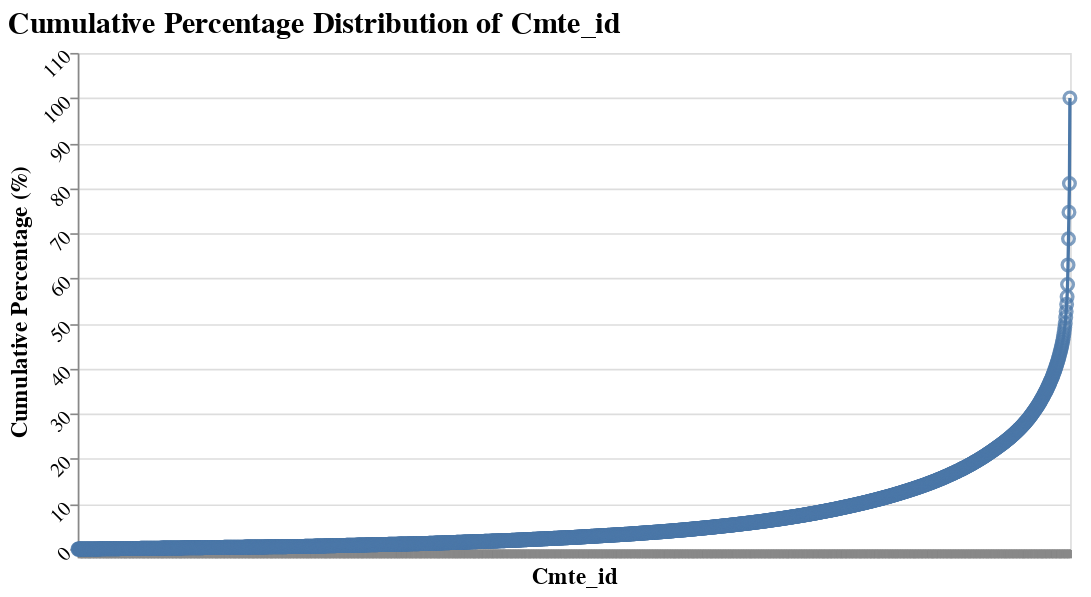

Notebook code cell kept with this figure:
### Code cell
def cumulative_percentage_lineplot(df, column):
    
    value_counts = df[column].value_counts(ascending=True)
    total = value_counts.sum()
    individual_percentage = (value_counts / total) * 100
    cumulative_percentage = (value_counts / total).cumsum() * 100
    
    cumulative_df = pd.DataFrame({
        column: value_counts.index,
        'individual_percentage': individual_percentage.values,
        'cumulative_percentage': cumulative_percentage.values
        
    }).reset_index(drop=True)
    
    line = alt.Chart(cumulative_df).mark_line().encode(
        x=alt.X(f'{column}:O', title=column.capitalize(), sort='y', axis=alt.Axis(labels=False)),
        y=alt.Y('cumulative_percentage:Q', title='Cumulative Percentage (%)'),
        tooltip=[alt.Tooltip(f"{column}:O", title=column.capitalize()), 
                 alt.Tooltip("individual_percentage:Q", title="Individual Percentage (%)", format=".2f"),
                 alt.Tooltip("cumulative_percentage:Q", title="Cumulative Percentage (%)", format='.2f')]
    )
    
    points = alt.Chart(cumulative_df).mark_point(size=50).encode(
    x=alt.X(f'{column}:O', sort='y'),
    y=alt.Y('cumulative_percentage:Q'),
    tooltip=[alt.Tooltip(f"{column}:O", title=column.capitalize()),
            alt.Tooltip("individual_percentage:Q", title="Individual Percentage (%)", format=".2f"), 
            alt.Tooltip("cumulative_percentage:Q", title="Cumulative Percentage (%)", format='.2f'),
            ]
    )
    
    chart = (line + points).properties(
        title=f'Cumulative Percentage Distribution of {column.capitalize()}',
        width=600,
        height=300
    ).configure(
    background="rgba(0, 0, 0, 0)"
    ).configure_view(
        fill='white'
    ).configure_axis(
        grid=False,
    ).configure_axis(
        labelAngle=-45
    )
    
    return chart

vis2 = cumulative_percentage_lineplot(df, 'cmte_id')
vis2.display()

### Figure 1 — Vega specification as saved in the notebook (floating-point values rounded to 4 significant figures; data arrays with more than 128 entries replaced by an {"elided": "..."} marker saying what was removed)
{"$schema": "https://vega.github.io/schema/vega/v5.json", "data": [{"name": "source_0", "values": {"elided": "2127 records"}}, {"name": "data_0", "values": {"elided": "2127 records"}}, {"name": "source_0_x_domain_cmte_id", "values": {"elided": "2127 records"}}], "marks": [{"type": "line", "name": "layer_0_marks", "from": {"data": "source_0"}, "sort": {"field": "x"}, "encode": {"update": {"x": {"field": "cmte_id", "scale": "x"}, "y": {"field": "cumulative_percentage", "scale": "y"}, "stroke": {"value": "#4c78a8"}, "defined": {"signal": "isValid(datum[\"cumulative_percentage\"]) && isFinite(+datum[\"cumulative_percentage\"])"}, "tooltip": {"signal": "{\"Cmte_id\": isValid(datum[\"cmte_id\"]) ? datum[\"cmte_id\"] : \"\"+datum[\"cmte_id\"], \"Individual Percentage (%)\": format(datum[\"individual_percentage\"], \".2f\"), \"Cumulative Percentage (%)\": format(datum[\"cumulative_percentage\"], \".2f\")}"}}}, "style": ["line"]}, {"type": "symbol", "name": "layer_1_marks", "from": {"data": "data_0"}, "encode": {"update": {"y": {"field": "cumulative_percentage", "scale": "y"}, "stroke": {"value": "#4c78a8"}, "x": {"field": "cmte_id", "scale": "x"}, "size": {"value": 50}, "tooltip": {"signal": "{\"Cmte_id\": isValid(datum[\"cmte_id\"]) ? datum[\"cmte_id\"] : \"\"+datum[\"cmte_id\"], \"Individual Percentage (%)\": format(datum[\"individual_percentage\"], \".2f\"), \"Cumulative Percentage (%)\": format(datum[\"cumulative_percentage\"], \".2f\")}"}, "opacity": {"value": 0.7}, "fill": {"value": "transparent"}}}, "style": ["point"]}], "scales": [{"name": "x", "type": "point", "domain": {"data": "source_0_x_domain_cmte_id", "field": "cmte_id", "sort": {"op": "max", "field": "sort_field"}}, "range": [0, {"signal": "width"}], "padding": 0.5}, {"name": "y", "type": "linear", "domain": {"fields": [{"data": "source_0", "field": "cumulative_percentage"}, {"data": "data_0", "field": "cumulative_percentage"}]}, "range": [{"signal": "height"}, 0], "nice": true, "zero": true}], "axes": [{"scale": "y", "domain": false, "minExtent": 0, "ticks": false, "tickCount": {"signal": "ceil(height/40)"}, "grid": true, "zindex": 0, "aria": false, "orient": "left", "maxExtent": 0, "gridScale": "x", "labels": false}, {"scale": "x", "zindex": 0, "title": "Cmte_id", "grid": false, "labels": false, "orient": "bottom", "labelAlign": "right", "labelBaseline": "top"}, {"scale": "y", "orient": "left", "labelAlign": "right", "zindex": 0, "labelOverlap": true, "grid": false, "title": "Cumulative Percentage (%)", "tickCount": {"signal": "ceil(height/40)"}}], "title": {"text": "Cumulative Percentage Distribution of Cmte_id", "anchor": "start"}, "style": "cell", "padding": 5, "width": 600, "height": 300, "background": "rgba(0, 0, 0, 0)", "config": {"axis": {"labelFontSize": 12, "titleFontSize": 14, "labelFont": "Arial", "titleFont": "Arial", "labelAngle": -45}, "legend": {"titleFontSize": 14, "labelFontSize": 12, "labelFont": "Arial", "titleFont": "Arial"}, "style": {"cell": {"fill": "white"}, "group-title": {"fontSize": 18, "font": "Arial", "fill": "black"}}}}
